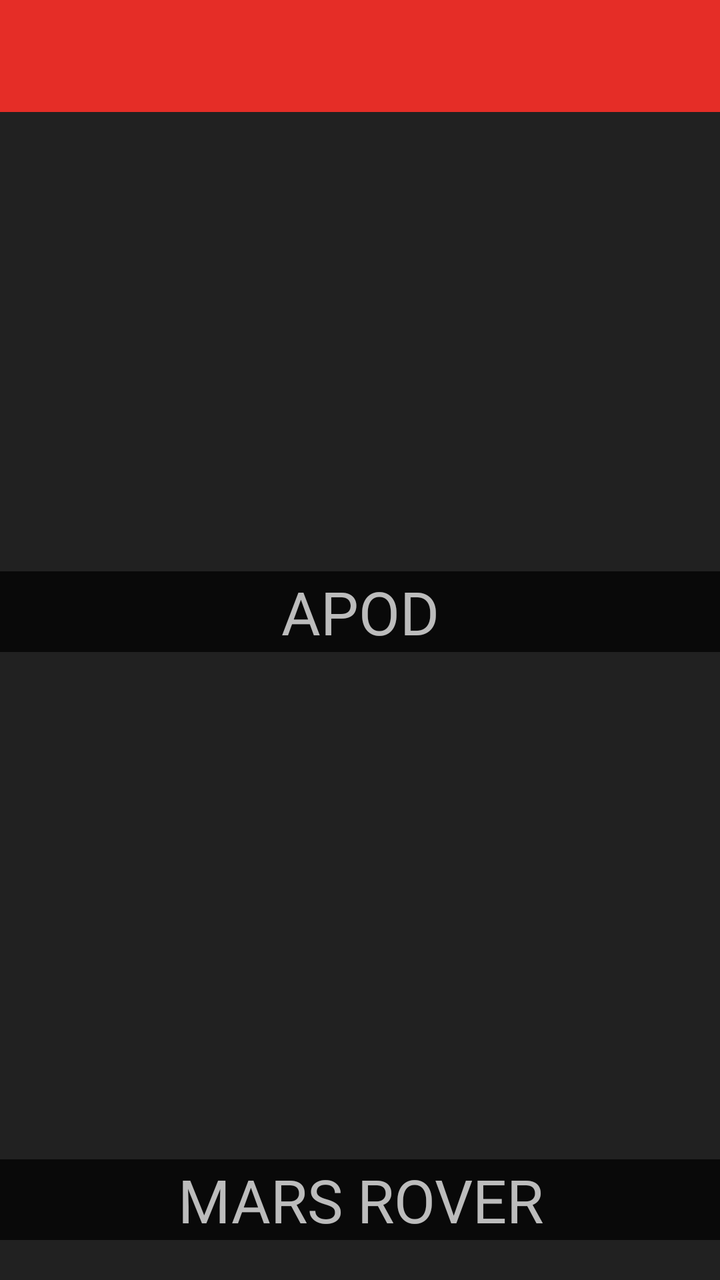
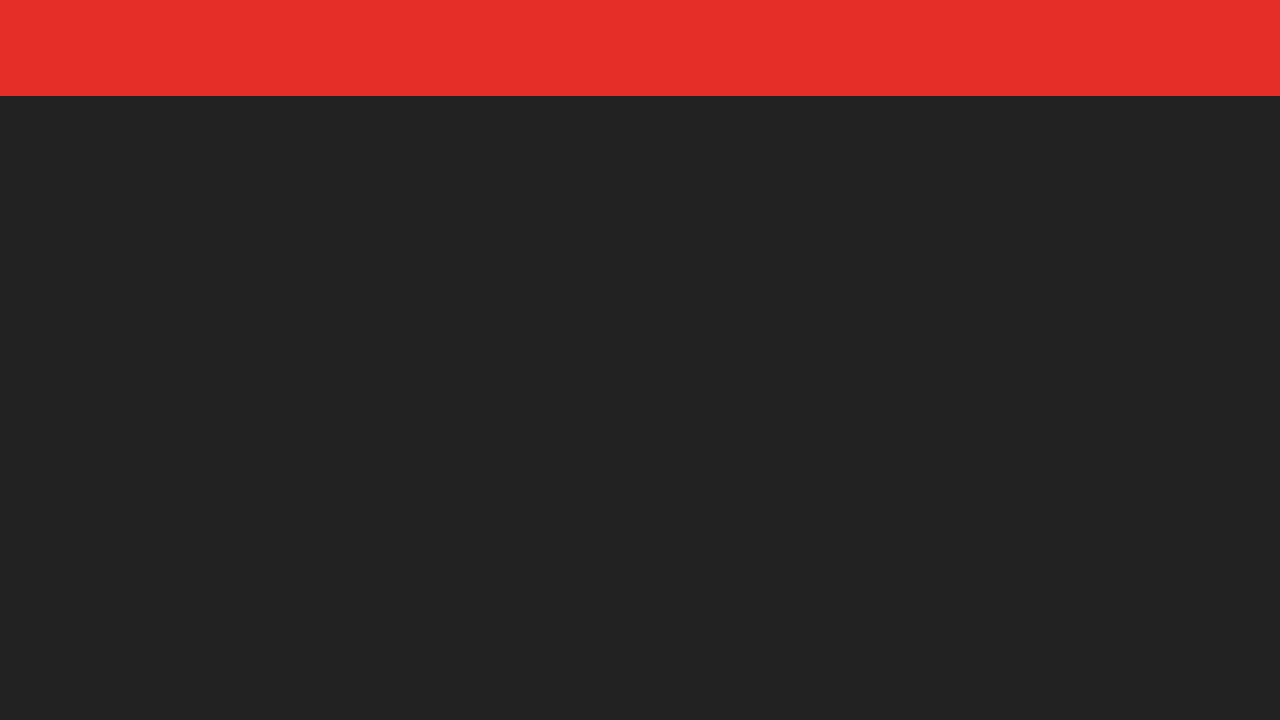

One screen, two layout resources from the same app: the default and the repository's alternative for another configuration. Each is rendered where Android would select it; the XML of both is given below.
<!-- AndroidManifest.xml: application theme AppTheme -->
<!-- res/layout/activity_main.xml -->
<?xml version="1.0" encoding="utf-8"?>
<RelativeLayout xmlns:android="http://schemas.android.com/apk/res/android"
    xmlns:tools="http://schemas.android.com/tools"
    xmlns:app="http://schemas.android.com/apk/res-auto"
    android:layout_width="match_parent"
    android:layout_height="match_parent"
    tools:context=".activities.MainActivity"
    android:background="@color/background">

    <android.support.v7.widget.Toolbar
        android:id="@+id/toolbarmain"
        android:layout_width="match_parent"
        android:layout_height="?attr/actionBarSize"
        app:layout_collapseMode="pin"
        android:background="@color/colorPrimary"
        app:elevation="@dimen/appbar_elev"
        />

    <ImageButton
        android:layout_width="match_parent"
        android:layout_height="@dimen/mainheight_imgb"
        android:src="@drawable/comb3"
        android:scaleType="centerCrop"
        android:background="@color/background"
        tools:text="APOD"
        android:layout_marginStart="5dp"
        android:layout_marginEnd="5dp"
        android:layout_below="@id/toolbarmain"
        android:layout_marginTop="@dimen/mainmargintop_imgb"
        android:id="@+id/apod_imgb"
        android:clickable="true"
        android:focusable="true"
        android:contentDescription="@string/apodbt"/>

    <ImageButton
        android:layout_width="match_parent"
        android:layout_height="@dimen/mainheight_imgb"
        android:src="@drawable/comb2"
        android:scaleType="centerCrop"
        android:background="@color/background"
        android:layout_centerVertical="true"
        android:layout_alignParentBottom="true"
        android:layout_marginBottom="@dimen/mainmargintop_imgb"
        android:layout_marginStart="5dp"
        android:layout_marginEnd="5dp"
        android:id="@+id/mex_imgb"
        android:clickable="true"
        android:focusable="true"
        />


    <TextView
        android:layout_width="match_parent"
        android:layout_height="wrap_content"
        android:textColor="@color/white"
        android:textSize="@dimen/main_tvsize"
        android:gravity="center"
        android:background="@color/black"
        android:alpha="0.7"
        android:layout_alignBottom="@+id/apod_imgb"
        android:text="@string/main_apodtv"/>


    <TextView
        android:layout_width="match_parent"
        android:layout_height="wrap_content"
        android:textColor="@color/white"
        android:textSize="@dimen/main_tvsize"
        android:gravity="center"
        android:background="@color/black"
        android:alpha="0.7"
        android:layout_alignBottom="@id/mex_imgb"
        android:text="@string/main_mextv"/>

</RelativeLayout>
<!-- resources referenced by this layout -->
<resources>
  <color name="background">#212121</color>
  <color name="black">#000000</color>
  <color name="colorPrimary">#e52d27</color>
  <color name="white">#FFFFFF</color>
  <dimen name="appbar_elev">4dp</dimen>
  <dimen name="main_tvsize">30sp</dimen>
  <dimen name="mainheight_imgb">250dp</dimen>
  <dimen name="mainmargintop_imgb">20dp</dimen>
  <string name="apodbt">APOD</string>
  <string name="main_apodtv">APOD</string>
  <string name="main_mextv">MARS ROVER</string>
  <style name="AppTheme" parent="Theme.AppCompat.Light.NoActionBar">
          
          <item name="colorPrimary">@color/colorPrimary</item>
          <item name="colorPrimaryDark">@color/colorPrimaryDark</item>
          <item name="colorAccent">@color/colorAccent</item>
          <item name="android:itemBackground">@color/background</item>
          <item name="android:textColor">@color/whitebg</item>
      </style>
  <color name="colorPrimaryDark">#b31217</color>
  <color name="colorAccent">#FF4081</color>
  <color name="whitebg">#ffe5e5e5</color>
</resources>
<!-- res/layout-land/activity_main.xml (the repository's variant of the layout above) -->
<!-- drawn on the phone turned sideways -->
<?xml version="1.0" encoding="utf-8"?>
<RelativeLayout xmlns:android="http://schemas.android.com/apk/res/android"
    xmlns:tools="http://schemas.android.com/tools"
    xmlns:app="http://schemas.android.com/apk/res-auto"
    android:layout_width="match_parent"
    android:layout_height="match_parent"
    tools:context=".activities.MainActivity"
    android:background="@color/background">

    <android.support.v7.widget.Toolbar
        android:id="@+id/toolbarmain"
        android:layout_width="match_parent"
        android:layout_height="?attr/actionBarSize"
        app:layout_collapseMode="pin"
        android:background="@color/colorPrimary"
        app:elevation="@dimen/appbar_elev"
        />

    <LinearLayout
        android:layout_width="match_parent"
        android:layout_height="match_parent"
        android:orientation="horizontal"
        android:layout_below="@id/toolbarmain"
        >

        <LinearLayout
            android:id="@+id/altsag_panel"
            android:layout_width="match_parent"
            android:layout_height="match_parent"
            android:layout_weight="1">

            <ImageButton
                android:layout_width="match_parent"
                android:layout_height="match_parent"
                android:id="@+id/apod_imgb"
                android:src="@drawable/comb3"
                android:scaleType="fitXY"
                android:background="?attr/selectableItemBackgroundBorderless"
                android:clickable="true"
                android:focusable="true"
                android:contentDescription="@string/apodbt"/>

        </LinearLayout>


        <LinearLayout
            android:id="@+id/altsag_panel2"
            android:layout_width="match_parent"
            android:layout_height="match_parent"
            android:gravity="center_horizontal"
            android:layout_weight="1"
            >

            <ImageButton
                android:layout_width="match_parent"
                android:layout_height="match_parent"
                android:id="@+id/mex_imgb"
                android:background="@drawable/comb2"
                android:clickable="true"
                android:focusable="true"
                android:contentDescription="@string/mexbt"/>

        </LinearLayout>


    </LinearLayout>


</RelativeLayout>
<!-- resources referenced by the variant -->
<!-- as the phone turned sideways resolves them -->
<resources>
  <color name="background">#212121</color>
  <color name="colorPrimary">#e52d27</color>
  <dimen name="appbar_elev">4dp</dimen>
  <string name="apodbt">APOD</string>
  <string name="mexbt">Mars Rover</string>
  <style name="AppTheme" parent="Theme.AppCompat.Light.NoActionBar">
          
          <item name="colorPrimary">@color/colorPrimary</item>
          <item name="colorPrimaryDark">@color/colorPrimaryDark</item>
          <item name="colorAccent">@color/colorAccent</item>
          <item name="android:itemBackground">@color/background</item>
          <item name="android:textColor">@color/whitebg</item>
      </style>
  <color name="colorPrimaryDark">#b31217</color>
  <color name="colorAccent">#FF4081</color>
  <color name="whitebg">#ffe5e5e5</color>
</resources>
